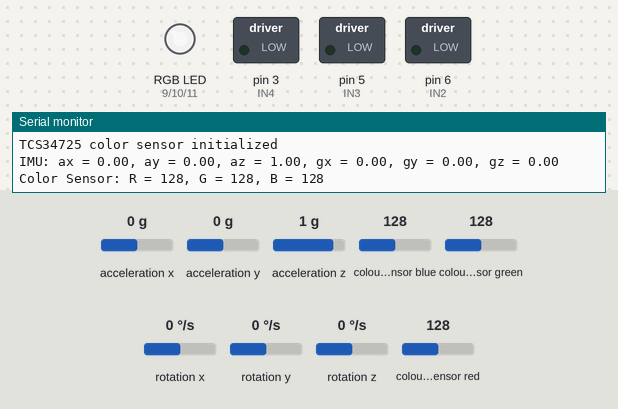
Recording of a sketch running on a simulated Arduino Uno, built with avr-gcc and run on an emulated ATmega328P. Parts: switched loads named in the sketch (green lamp = pin HIGH), an RGB LED mixed from three pins (HIGH = lit), the last lines printed to the serial monitor. The inputs (shaded band) are chosen by the test bench; at power-on: colour sensor blue 128, colour sensor green 128, colour sensor red 128, acceleration x 0 g, acceleration y 0 g, acceleration z 1 g, rotation x 0 °/s, rotation y 0 °/s, rotation z 0 °/s. Dim RGB values are drawn brighter than linear.

Above: at 1.2 s.
1.3 s: colour sensor blue set to 191
At 11.2 s:
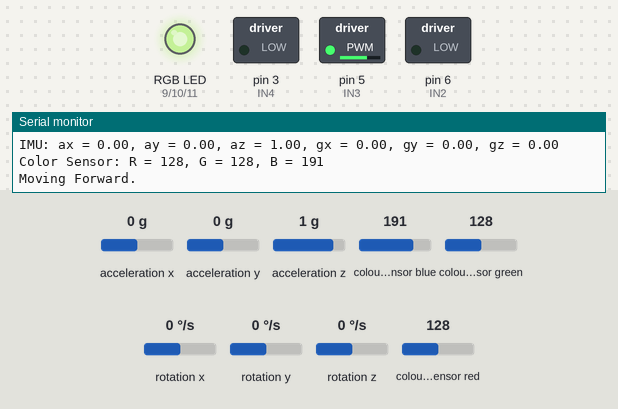
11.8 s: colour sensor green set to 191
At 20.1 s:
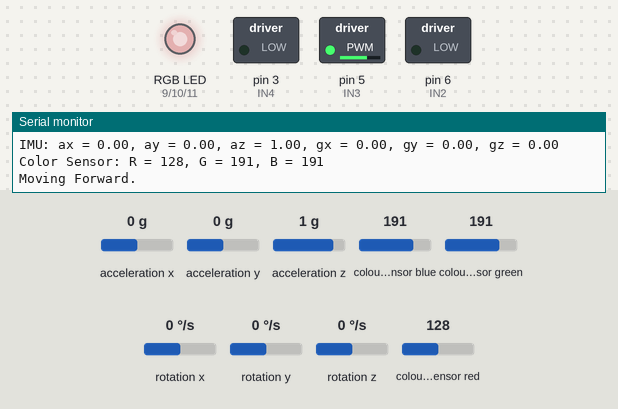
20.9 s: colour sensor red set to 191
30.0 s: colour sensor blue set to 5
At 42.8 s:
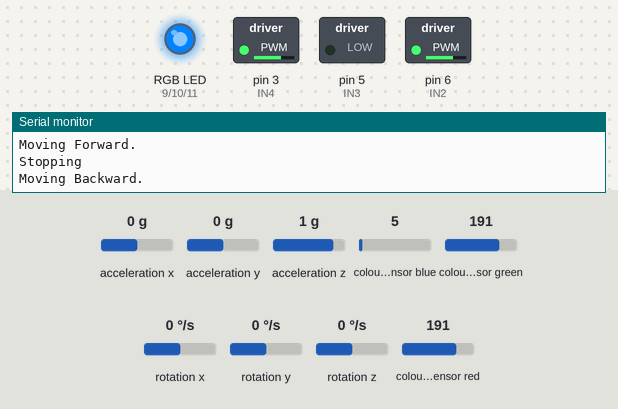
43.1 s: colour sensor green set to 5
At 54.2 s:
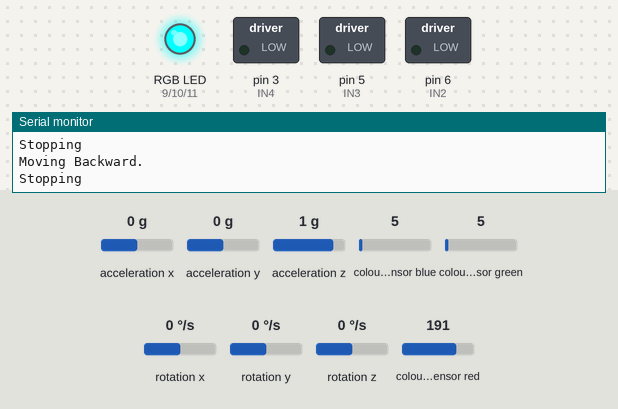
57.1 s: colour sensor red set to 250
Timing chart, 0 to 66.5 s (numbered marks = the images above; inputs shaded):
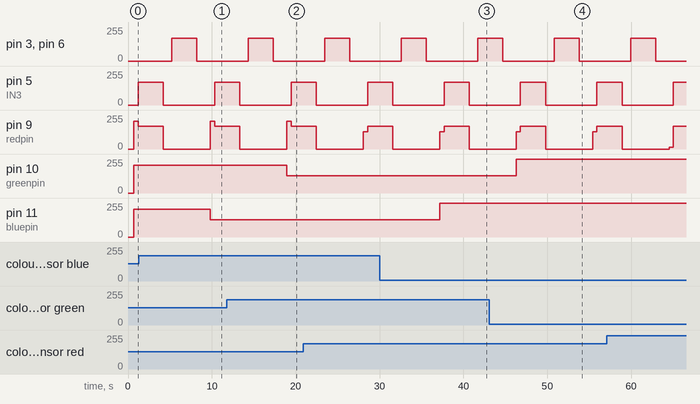

The sketch:

colorimumotor.ino
```cpp
// Combined code for IMU, Color, Motor Driver
#include <Wire.h>
#include <MPU6050.h>
#include <Adafruit_TCS34725.h>

// IMU Sensor (MPU6050)
MPU6050 imu;

// Color Sensor (TCS34725)
#define redpin 9   // Pin for RGB LED control (adjust as needed)
#define greenpin 10
#define bluepin 11
#define commonAnode true
byte gammatable[256];
Adafruit_TCS34725 tcs = Adafruit_TCS34725(TCS34725_INTEGRATIONTIME_50MS, TCS34725_GAIN_4X);

// Motor Driver
#define IN1 9  // Motor A forward
#define IN2 6  // Motor A backward
#define IN3 5  // Motor B forward
#define IN4 3  // Motor B backward

void setup() {
  // Serial communication setup
  Serial.begin(115200);

  // Initialize I2C (default SDA = A4, SCL = A5)
  Wire.begin();

  // Initialize IMU Sensor
  imu.initialize();
  if (!imu.testConnection()) {
    Serial.println("MPU6050 connection failed");
    while (1); // Halt if IMU initialization fails
  }
  Serial.println("MPU6050 connected successfully");

  // Initialize Color Sensor
  if (tcs.begin()) {
    Serial.println("TCS34725 color sensor initialized");
  } else {
    Serial.println("No TCS34725 found ... check connections");
    while (1); // Halt if color sensor initialization fails
  }

  // Prepare gamma table for color sensor
  for (int i = 0; i < 256; i++) {
    float x = i / 255.0;
    x = pow(x, 2.5) * 255;
    gammatable[i] = commonAnode ? 255 - x : x;
  }
  pinMode(redpin, OUTPUT);
  pinMode(greenpin, OUTPUT);
  pinMode(bluepin, OUTPUT);

  // Initialize Motor Driver
  pinMode(IN1, OUTPUT);
  pinMode(IN2, OUTPUT);
  pinMode(IN3, OUTPUT);
  pinMode(IN4, OUTPUT);
}

void loop() {
  // ==== IMU Sensor Data ====
  int16_t ax, ay, az, gx, gy, gz;
  imu.getAcceleration(&ax, &ay, &az);
  imu.getRotation(&gx, &gy, &gz);

  float ax_g = ax / 16384.0, ay_g = ay / 16384.0, az_g = az / 16384.0;
  float gx_dps = gx / 131.0, gy_dps = gy / 131.0, gz_dps = gz / 131.0;

  Serial.print("IMU: ax = "); Serial.print(ax_g, 2);
  Serial.print(", ay = "); Serial.print(ay_g, 2);
  Serial.print(", az = "); Serial.print(az_g, 2);
  Serial.print(", gx = "); Serial.print(gx_dps, 2);
  Serial.print(", gy = "); Serial.print(gy_dps, 2);
  Serial.print(", gz = "); Serial.println(gz_dps, 2);

  delay(500); // Delay for clarity

  // ==== Color Sensor Data ====
  float red, green, blue;
  tcs.setInterrupt(false);
  delay(60); // Allow sensor to stabilize
  tcs.getRGB(&red, &green, &blue);
  tcs.setInterrupt(true);

  Serial.print("Color Sensor: R = "); Serial.print(int(red));
  Serial.print(", G = "); Serial.print(int(green));
  Serial.print(", B = "); Serial.println(int(blue));

  analogWrite(redpin, gammatable[(int)red]);
  analogWrite(greenpin, gammatable[(int)green]);
  analogWrite(bluepin, gammatable[(int)blue]);

  delay(500); // Delay for clarity

  // ==== Motor Driver ====
  // Move motor forward
  analogWrite(IN1, 170); // Forward direction Motor A
  analogWrite(IN2, 0);
  analogWrite(IN3, 170); // Forward direction Motor B
  analogWrite(IN4, 0);
  Serial.println("Moving Forward.");
  delay(3000); // Run for 3 seconds

  // Stop motor
  analogWrite(IN1, 0);
  analogWrite(IN2, 0);
  analogWrite(IN3, 0);
  analogWrite(IN4, 0);
  Serial.println("Stopping");
  delay(1000); // Stop for 1 second

  // Move motor backward
  analogWrite(IN1, 0);
  analogWrite(IN2, 170); // Backward direction Motor A
  analogWrite(IN3, 0);
  analogWrite(IN4, 170); // Backward direction Motor B
  Serial.println("Moving Backward.");
  delay(3000); // Run for 3 seconds

  // Stop motor
  analogWrite(IN1, 0);
  analogWrite(IN2, 0);
  analogWrite(IN3, 0);
  analogWrite(IN4, 0);
  Serial.println("Stopping");
  delay(1000); // Stop for 1 second
}
```

Measured:
- after the input at 1.3 s, pin 11 (bluepin): 209/255 → 131/255 after 8.5 s
- after the input at 11.8 s, pin 10 (greenpin): 209/255 → 131/255 after 7.2 s
- after the input at 30.0 s, pin 11 (bluepin): 131/255 → 254/255 after 7.2 s
- after the input at 43.1 s, pin 10 (greenpin): 131/255 → 254/255 after 3.2 s
